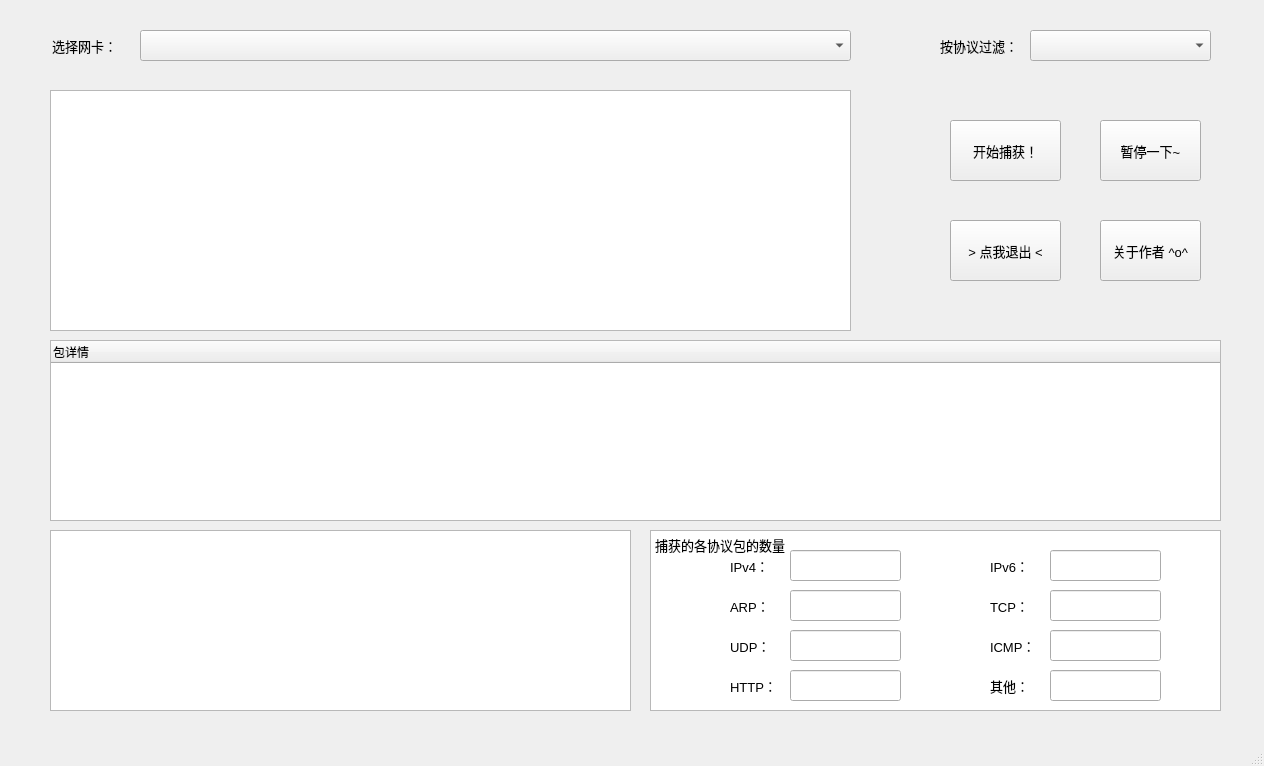
<?xml version="1.0" encoding="UTF-8"?>
<ui version="4.0">
 <class>MainWindow</class>
 <widget class="QMainWindow" name="MainWindow">
  <property name="geometry">
   <rect>
    <x>0</x>
    <y>0</y>
    <width>1264</width>
    <height>766</height>
   </rect>
  </property>
  <property name="windowTitle">
   <string>网络嗅探器 Sniffer</string>
  </property>
  <property name="windowIcon">
   <iconset resource="picture.qrc">
    <normaloff>:/new/pic/resource/sniffer.jpg</normaloff>:/new/pic/resource/sniffer.jpg</iconset>
  </property>
  <property name="styleSheet">
   <string notr="true"/>
  </property>
  <widget class="QWidget" name="centralwidget">
   <widget class="QLabel" name="nalabel">
    <property name="geometry">
     <rect>
      <x>52</x>
      <y>30</y>
      <width>81</width>
      <height>31</height>
     </rect>
    </property>
    <property name="maximumSize">
     <size>
      <width>10000</width>
      <height>10000</height>
     </size>
    </property>
    <property name="font">
     <font>
      <family>Microsoft YaHei UI</family>
      <pointsize>10</pointsize>
     </font>
    </property>
    <property name="text">
     <string>选择网卡：</string>
    </property>
   </widget>
   <widget class="QLabel" name="filterlabel">
    <property name="geometry">
     <rect>
      <x>940</x>
      <y>30</y>
      <width>81</width>
      <height>31</height>
     </rect>
    </property>
    <property name="maximumSize">
     <size>
      <width>10000</width>
      <height>10000</height>
     </size>
    </property>
    <property name="font">
     <font>
      <family>Microsoft YaHei UI</family>
      <pointsize>10</pointsize>
     </font>
    </property>
    <property name="text">
     <string>按协议过滤：</string>
    </property>
   </widget>
   <widget class="QComboBox" name="naBox">
    <property name="geometry">
     <rect>
      <x>140</x>
      <y>30</y>
      <width>711</width>
      <height>31</height>
     </rect>
    </property>
    <property name="maximumSize">
     <size>
      <width>16777215</width>
      <height>10000</height>
     </size>
    </property>
   </widget>
   <widget class="QComboBox" name="filterBox">
    <property name="geometry">
     <rect>
      <x>1030</x>
      <y>30</y>
      <width>181</width>
      <height>31</height>
     </rect>
    </property>
    <property name="maximumSize">
     <size>
      <width>10000</width>
      <height>10000</height>
     </size>
    </property>
   </widget>
   <widget class="QPushButton" name="startButton">
    <property name="geometry">
     <rect>
      <x>950</x>
      <y>120</y>
      <width>111</width>
      <height>61</height>
     </rect>
    </property>
    <property name="font">
     <font>
      <family>Microsoft YaHei UI</family>
      <pointsize>10</pointsize>
     </font>
    </property>
    <property name="text">
     <string>开始捕获！</string>
    </property>
   </widget>
   <widget class="QPushButton" name="stopButton">
    <property name="geometry">
     <rect>
      <x>1100</x>
      <y>120</y>
      <width>101</width>
      <height>61</height>
     </rect>
    </property>
    <property name="font">
     <font>
      <family>Microsoft YaHei UI</family>
      <pointsize>10</pointsize>
     </font>
    </property>
    <property name="text">
     <string>暂停一下~</string>
    </property>
   </widget>
   <widget class="QPushButton" name="exitButton">
    <property name="geometry">
     <rect>
      <x>950</x>
      <y>220</y>
      <width>111</width>
      <height>61</height>
     </rect>
    </property>
    <property name="font">
     <font>
      <family>Microsoft YaHei UI</family>
      <pointsize>10</pointsize>
     </font>
    </property>
    <property name="text">
     <string>&gt; 点我退出 &lt;</string>
    </property>
   </widget>
   <widget class="QTableWidget" name="allPktView">
    <property name="geometry">
     <rect>
      <x>50</x>
      <y>90</y>
      <width>801</width>
      <height>241</height>
     </rect>
    </property>
   </widget>
   <widget class="QPlainTextEdit" name="binBrowser">
    <property name="geometry">
     <rect>
      <x>50</x>
      <y>530</y>
      <width>581</width>
      <height>181</height>
     </rect>
    </property>
    <property name="readOnly">
     <bool>true</bool>
    </property>
    <property name="plainText">
     <string/>
    </property>
   </widget>
   <widget class="QTreeWidget" name="pktDetails">
    <property name="geometry">
     <rect>
      <x>50</x>
      <y>340</y>
      <width>1171</width>
      <height>181</height>
     </rect>
    </property>
    <column>
     <property name="text">
      <string>包详情</string>
     </property>
    </column>
   </widget>
   <widget class="QGroupBox" name="groupBox">
    <property name="geometry">
     <rect>
      <x>650</x>
      <y>530</y>
      <width>571</width>
      <height>181</height>
     </rect>
    </property>
    <property name="font">
     <font>
      <family>Microsoft YaHei UI</family>
      <pointsize>10</pointsize>
     </font>
    </property>
    <property name="title">
     <string/>
    </property>
    <widget class="QLabel" name="ip4label">
     <property name="geometry">
      <rect>
       <x>80</x>
       <y>20</y>
       <width>61</width>
       <height>31</height>
      </rect>
     </property>
     <property name="text">
      <string>IPv4：</string>
     </property>
    </widget>
    <widget class="QLineEdit" name="ip4lineEdit">
     <property name="geometry">
      <rect>
       <x>140</x>
       <y>20</y>
       <width>111</width>
       <height>31</height>
      </rect>
     </property>
     <property name="readOnly">
      <bool>true</bool>
     </property>
    </widget>
    <widget class="QLineEdit" name="ip6lineEdit">
     <property name="geometry">
      <rect>
       <x>400</x>
       <y>20</y>
       <width>111</width>
       <height>31</height>
      </rect>
     </property>
     <property name="readOnly">
      <bool>true</bool>
     </property>
    </widget>
    <widget class="QLabel" name="ip6label">
     <property name="geometry">
      <rect>
       <x>340</x>
       <y>20</y>
       <width>61</width>
       <height>31</height>
      </rect>
     </property>
     <property name="text">
      <string>IPv6：</string>
     </property>
    </widget>
    <widget class="QLineEdit" name="arplineEdit">
     <property name="geometry">
      <rect>
       <x>140</x>
       <y>60</y>
       <width>111</width>
       <height>31</height>
      </rect>
     </property>
     <property name="readOnly">
      <bool>true</bool>
     </property>
    </widget>
    <widget class="QLabel" name="arplabel">
     <property name="geometry">
      <rect>
       <x>80</x>
       <y>60</y>
       <width>61</width>
       <height>31</height>
      </rect>
     </property>
     <property name="text">
      <string>ARP：</string>
     </property>
    </widget>
    <widget class="QLineEdit" name="tcplineEdit">
     <property name="geometry">
      <rect>
       <x>400</x>
       <y>60</y>
       <width>111</width>
       <height>31</height>
      </rect>
     </property>
     <property name="readOnly">
      <bool>true</bool>
     </property>
    </widget>
    <widget class="QLabel" name="tcplabel">
     <property name="geometry">
      <rect>
       <x>340</x>
       <y>60</y>
       <width>61</width>
       <height>31</height>
      </rect>
     </property>
     <property name="text">
      <string>TCP：</string>
     </property>
    </widget>
    <widget class="QLineEdit" name="udplineEdit">
     <property name="geometry">
      <rect>
       <x>140</x>
       <y>100</y>
       <width>111</width>
       <height>31</height>
      </rect>
     </property>
     <property name="readOnly">
      <bool>true</bool>
     </property>
    </widget>
    <widget class="QLabel" name="udplabel">
     <property name="geometry">
      <rect>
       <x>80</x>
       <y>100</y>
       <width>61</width>
       <height>31</height>
      </rect>
     </property>
     <property name="text">
      <string>UDP：</string>
     </property>
    </widget>
    <widget class="QLineEdit" name="icmplineEdit">
     <property name="geometry">
      <rect>
       <x>400</x>
       <y>100</y>
       <width>111</width>
       <height>31</height>
      </rect>
     </property>
     <property name="readOnly">
      <bool>true</bool>
     </property>
    </widget>
    <widget class="QLabel" name="icmplabel">
     <property name="geometry">
      <rect>
       <x>340</x>
       <y>100</y>
       <width>61</width>
       <height>31</height>
      </rect>
     </property>
     <property name="text">
      <string>ICMP：</string>
     </property>
    </widget>
    <widget class="QLineEdit" name="httplineEdit">
     <property name="geometry">
      <rect>
       <x>140</x>
       <y>140</y>
       <width>111</width>
       <height>31</height>
      </rect>
     </property>
     <property name="readOnly">
      <bool>true</bool>
     </property>
    </widget>
    <widget class="QLabel" name="httplabel">
     <property name="geometry">
      <rect>
       <x>80</x>
       <y>140</y>
       <width>61</width>
       <height>31</height>
      </rect>
     </property>
     <property name="text">
      <string>HTTP：</string>
     </property>
    </widget>
    <widget class="QLineEdit" name="otherlineEdit">
     <property name="geometry">
      <rect>
       <x>400</x>
       <y>140</y>
       <width>111</width>
       <height>31</height>
      </rect>
     </property>
     <property name="readOnly">
      <bool>true</bool>
     </property>
    </widget>
    <widget class="QLabel" name="otherlabel">
     <property name="geometry">
      <rect>
       <x>340</x>
       <y>140</y>
       <width>61</width>
       <height>31</height>
      </rect>
     </property>
     <property name="text">
      <string>其他：</string>
     </property>
    </widget>
    <widget class="QPlainTextEdit" name="binBrowser_2">
     <property name="geometry">
      <rect>
       <x>0</x>
       <y>0</y>
       <width>571</width>
       <height>181</height>
      </rect>
     </property>
     <property name="readOnly">
      <bool>true</bool>
     </property>
     <property name="plainText">
      <string>捕获的各协议包的数量</string>
     </property>
    </widget>
    <zorder>binBrowser_2</zorder>
    <zorder>ip4label</zorder>
    <zorder>ip4lineEdit</zorder>
    <zorder>ip6lineEdit</zorder>
    <zorder>ip6label</zorder>
    <zorder>arplineEdit</zorder>
    <zorder>arplabel</zorder>
    <zorder>tcplineEdit</zorder>
    <zorder>tcplabel</zorder>
    <zorder>udplineEdit</zorder>
    <zorder>udplabel</zorder>
    <zorder>icmplineEdit</zorder>
    <zorder>icmplabel</zorder>
    <zorder>httplineEdit</zorder>
    <zorder>httplabel</zorder>
    <zorder>otherlineEdit</zorder>
    <zorder>otherlabel</zorder>
   </widget>
   <widget class="QPushButton" name="aboutButton">
    <property name="geometry">
     <rect>
      <x>1100</x>
      <y>220</y>
      <width>101</width>
      <height>61</height>
     </rect>
    </property>
    <property name="font">
     <font>
      <family>Microsoft YaHei UI</family>
      <pointsize>10</pointsize>
     </font>
    </property>
    <property name="text">
     <string>关于作者 ^o^</string>
    </property>
   </widget>
   <zorder>nalabel</zorder>
   <zorder>filterlabel</zorder>
   <zorder>naBox</zorder>
   <zorder>filterBox</zorder>
   <zorder>startButton</zorder>
   <zorder>stopButton</zorder>
   <zorder>exitButton</zorder>
   <zorder>allPktView</zorder>
   <zorder>binBrowser</zorder>
   <zorder>pktDetails</zorder>
   <zorder>aboutButton</zorder>
   <zorder>groupBox</zorder>
  </widget>
  <widget class="QMenuBar" name="menubar">
   <property name="geometry">
    <rect>
     <x>0</x>
     <y>0</y>
     <width>1264</width>
     <height>23</height>
    </rect>
   </property>
  </widget>
  <widget class="QStatusBar" name="statusbar"/>
  <action name="action111">
   <property name="text">
    <string>111</string>
   </property>
  </action>
  <action name="action111_2">
   <property name="text">
    <string>111</string>
   </property>
  </action>
 </widget>
 <resources>
  <include location="picture.qrc"/>
 </resources>
 <connections>
  <connection>
   <sender>exitButton</sender>
   <signal>clicked()</signal>
   <receiver>MainWindow</receiver>
   <slot>close()</slot>
   <hints>
    <hint type="sourcelabel">
     <x>1085</x>
     <y>91</y>
    </hint>
    <hint type="destinationlabel">
     <x>631</x>
     <y>328</y>
    </hint>
   </hints>
  </connection>
 </connections>
</ui>
